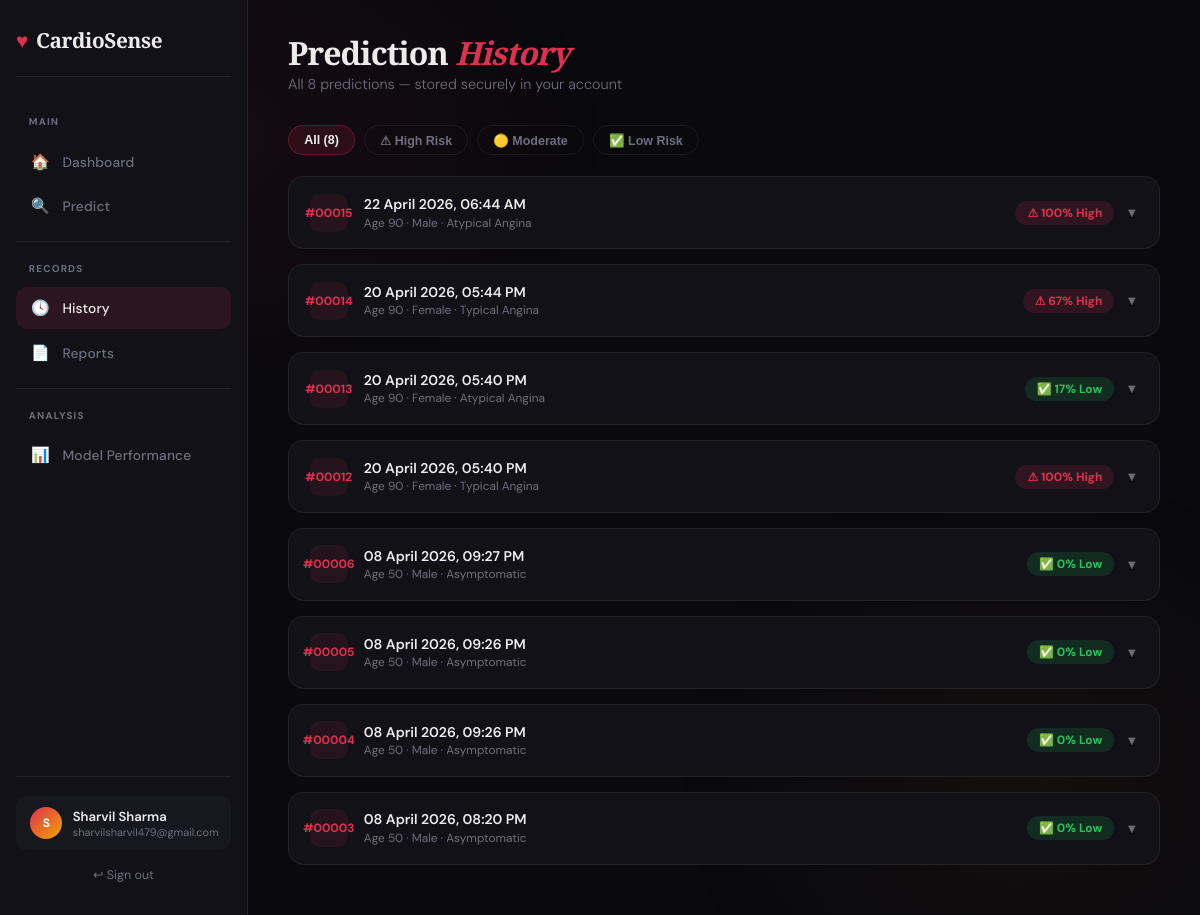
The app's page /history (signed in) with its own data.
### app.py (models this page shows)
class Prediction(db.Model):
    id           = db.Column(db.Integer, primary_key=True)
    user_id      = db.Column(db.Integer, db.ForeignKey('user.id'), nullable=False)
    created_at   = db.Column(db.DateTime, default=datetime.utcnow)
    age          = db.Column(db.Integer)
    sex          = db.Column(db.Integer)
    chestpain    = db.Column(db.Integer)
    rbp          = db.Column(db.Integer)
    cholesterol  = db.Column(db.Integer)
    fasting_bs   = db.Column(db.Integer)
    ecg          = db.Column(db.Integer)
    max_hr       = db.Column(db.Integer)
    angina       = db.Column(db.Integer)
    oldpeak      = db.Column(db.Float)
    st_slope     = db.Column(db.Integer)
    risk_pct     = db.Column(db.Integer)
    risk_label   = db.Column(db.String(20))
    results_json = db.Column(db.Text)

### app.py (the view)
@app.route('/history')
@login_required
def history():
    preds = Prediction.query.filter_by(user_id=session['user_id'])\
                            .order_by(Prediction.created_at.desc()).all()
    return render_template('history.html', predictions=preds, name=session['name'])

### app.py (called while the page is built)
@app.template_filter('from_json')
def from_json_filter(value):
    if not value:
        return []
    try:
        return json.loads(value)
    except Exception:
        return []

def login_required(f):
    @wraps(f)
    def decorated(*args, **kwargs):
        if 'user_id' not in session:
            return redirect(url_for('login'))
        return f(*args, **kwargs)
    return decorated

### templates/history.html (shortened to what this page needs)
{% extends "base.html" %}
{% block content %}
<div class="page-header">
  <h1>Prediction <em>History</em></h1>
  <p>All {{ predictions|length }} prediction{{ 's' if predictions|length != 1 else '' }} — stored securely in your account</p>
</div>
{% if predictions %}
<div class="filter-bar">
  <button class="fb active" onclick="filt('all',this)">All ({{ predictions|length }})</button>
  <button class="fb" onclick="filt('high',this)">⚠ High Risk</button>
  <button class="fb" onclick="filt('moderate',this)">🟡 Moderate</button>
  <button class="fb" onclick="filt('low',this)">✅ Low Risk</button>
</div>
{% for p in predictions %}
{% set results_list = p.results_json | from_json %}
<div class="hcard" data-risk="{{ p.risk_label }}">
  <div class="hc-head" onclick="tog({{ loop.index }})">
    <div class="hc-num">#{{ '%05d' % p.id }}</div>
    <div class="hc-meta">
      <h4>{{ p.created_at.strftime('%d %B %Y, %I:%M %p') }}</h4>
      <p>
        Age {{ p.age }} &middot;
        {{ 'Male' if p.sex==0 else 'Female' }} &middot;
        {% if p.chestpain==0 %}Atypical Angina
        {% elif p.chestpain==1 %}Non-Anginal Pain
        {% elif p.chestpain==2 %}Asymptomatic
        {% else %}Typical Angina{% endif %}
      </p>
    </div>
    <div class="hc-right">
      <span class="risk-badge risk-{{ p.risk_label }}">
        {{ '⚠' if p.risk_label=='high' else ('🟡' if p.risk_label=='moderate' else '✅') }}
        {{ p.risk_pct }}% {{ p.risk_label|capitalize }}
      </span>
      <span class="chevron" id="chev{{ loop.index }}">▼</span>
    </div>
  </div>
</div>
{% endfor %}
{% endif %}
{% endblock %}

### templates/base.html (style rules this page uses)
:root { --bg:#09090e; --surface:#111117; --surface2:#17171f; --border:rgba(255,255,255,0.07); --accent:#e03050; --gold:#f0a500; --text:#eeeceb; --muted:#6e6e80; --success:#22c55e; --warn:#f0a500; --glow:0 0 40px rgba(224,48,80,0.1); --radius:16px; }
*,*::before,*::after { box-sizing:border-box;margin:0;padding:0 }
html { scroll-behavior:smooth }
body { background:var(--bg);color:var(--text);font-family:'DM Sans',sans-serif;min-height:100vh;overflow-x:hidden }
body::before { content:'';position:fixed;inset:0;background:radial-gradient(ellipse 55% 45% at 15% 15%,rgba(224,48,80,.07) 0%,transparent 65%),radial-gradient(ellipse 45% 55% at 85% 85%,rgba(240,165,0,.045) 0%,transparent 65%);pointer-events:none;z-index:0 }
.page-header { margin-bottom:2rem }
.page-header h1 { font-family:'Playfair Display',serif;font-size:2rem;font-weight:900;letter-spacing:-.03em;line-height:1.1;margin-bottom:.3rem }
.page-header h1 em { font-style:italic;color:var(--accent) }
.page-header p { color:var(--muted);font-size:.9rem;font-weight:300 }
.risk-badge { display:inline-flex;align-items:center;gap:.35rem;padding:.25rem .75rem;border-radius:50px;font-size:.75rem;font-weight:700 }
.risk-high { background:rgba(224,48,80,.15);color:var(--accent) }
.risk-low { background:rgba(34,197,94,.15);color:var(--success) }

### templates/history.html (style rules this page uses)
.hcard { background:var(--surface);border:1px solid var(--border);border-radius:var(--radius);margin-bottom:.9rem;overflow:hidden;transition:border-color .25s }
.hc-head { display:flex;align-items:center;gap:1rem;padding:1.05rem 1.3rem;cursor:pointer }
.hc-num { width:38px;height:38px;background:rgba(224,48,80,.1);border-radius:10px;display:flex;align-items:center;justify-content:center;font-size:.75rem;font-weight:700;color:var(--accent);flex-shrink:0 }
.hc-meta { flex:1;min-width:0 }
.hc-meta h4 { font-size:.88rem;font-weight:600;margin-bottom:.12rem }
.hc-meta p { font-size:.74rem;color:var(--muted) }
.hc-right { display:flex;align-items:center;gap:.7rem;flex-shrink:0 }
.chevron { color:var(--muted);font-size:.8rem;transition:transform .25s;flex-shrink:0 }
.filter-bar { display:flex;gap:.55rem;margin-bottom:1.3rem;flex-wrap:wrap }
.fb { padding:.4rem .95rem;border-radius:50px;font-size:.78rem;font-weight:600;cursor:pointer;border:1px solid var(--border);background:transparent;color:var(--muted);transition:all .2s }
.fb.active,.fb:hover { background:rgba(224,48,80,.12);border-color:rgba(224,48,80,.3);color:var(--text) }

### records on screen
Prediction: id "00015", created_at "22 April 2026, 06:44 AM", age "90", sex "Male", chestpain "Atypical Angina", risk_label "⚠", risk_pct "100", risk_label "High"
Prediction: id "00014", created_at "20 April 2026, 05:44 PM", age "90", sex "Female", chestpain "Typical Angina", risk_label "⚠", risk_pct "67", risk_label "High"
Prediction: id "00013", created_at "20 April 2026, 05:40 PM", age "90", sex "Female", chestpain "Atypical Angina", risk_label "✅", risk_pct "17", risk_label "Low"
Prediction: id "00012", created_at "20 April 2026, 05:40 PM", age "90", sex "Female", chestpain "Typical Angina", risk_label "⚠", risk_pct "100", risk_label "High"
Prediction: id "00006", created_at "08 April 2026, 09:27 PM", age "50", sex "Male", chestpain "Asymptomatic", risk_label "✅", risk_pct "0", risk_label "Low"
Prediction: id "00005", created_at "08 April 2026, 09:26 PM", age "50", sex "Male", chestpain "Asymptomatic", risk_label "✅", risk_pct "0", risk_label "Low"
Prediction: id "00004", created_at "08 April 2026, 09:26 PM", age "50", sex "Male", chestpain "Asymptomatic", risk_label "✅", risk_pct "0", risk_label "Low"
Prediction: id "00003", created_at "08 April 2026, 08:20 PM", age "50", sex "Male", chestpain "Asymptomatic", risk_label "✅", risk_pct "0", risk_label "Low"

### other values on screen
{{ session.name[0]|upper }} "S"
{{ session.name }} "Sharvil Sharma"
{{ session.email }} "sharvilsharvil479@gmail.com"
{{ predictions|length }} "8"
{{ 's' if predictions|length != 1 else '' }} "s"
